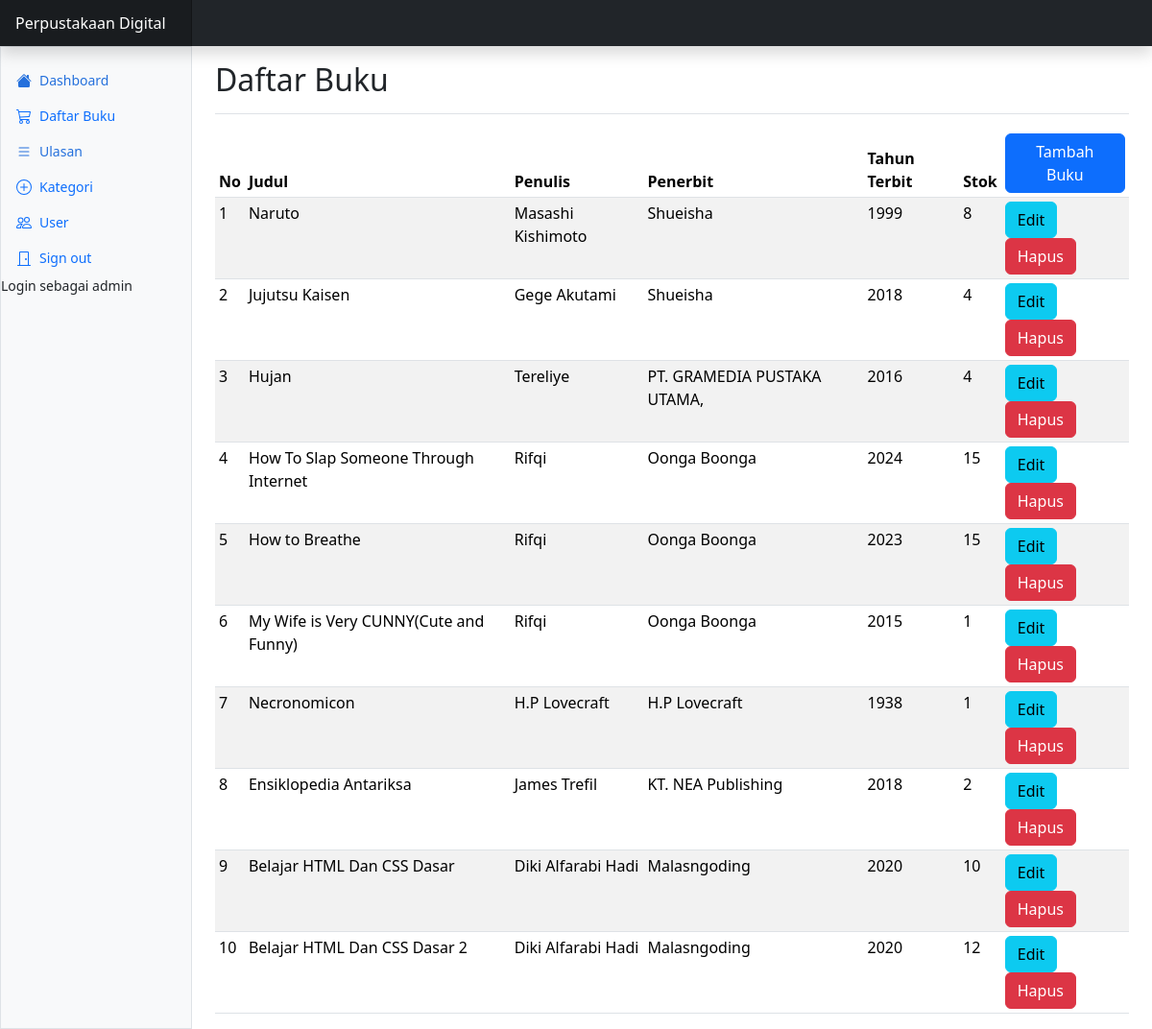
The page /d_buku.php (signed in) on the database its author committed.
### tables this page shows
CREATE TABLE `buku` (
  `bukuID` int(11) NOT NULL,
  `kategoriID` int(11) NOT NULL,
  `foto` varchar(255) NOT NULL,
  `judul` varchar(255) NOT NULL,
  `penulis` varchar(255) NOT NULL,
  `penerbit` varchar(255) NOT NULL,
  `tahun_terbit` int(11) NOT NULL,
  `sinopsis` varchar(255) NOT NULL,
  `stok` int(20) NOT NULL
);

### d_buku.php (the view, shortened to what this page needs)
<?php
include "koneksi.php";
$login =isset( $_SESSION ['login']);
if ($login == 1) {
?>
<!DOCTYPE html>
<html>
<head>
</head>
<link rel="stylesheet" href="https://cdn.jsdelivr.net/npm/@docsearch/css@3">
<link href="assets/css/bootstrap.min.css" rel="stylesheet">
<link rel="stylesheet" href="assets/css/dashboard.css">
<body>
<header class="navbar sticky-top bg-dark flex-md-nowrap p-0 shadow" data-bs-theme="dark">
  <a class="navbar-brand col-md-3 col-lg-2 me-0 px-3 fs-6 text-white" href="index.php">Perpustakaan Digital</a>
</header>
<div class="container-fluid">
    <div class="row">
    <div class="sidebar border border-right col-md-3 col-lg-2 p-0 bg-body-tertiary">
      <div class="offcanvas-md offcanvas-end bg-body-tertiary" tabindex="-1" id="sidebarMenu" aria-labelledby="sidebarMenuLabel">
        <div class="offcanvas-body d-md-flex flex-column p-0 pt-lg-3 overflow-y-auto">
          <ul class="nav flex-column">
            <li class="nav-item">
              <a class="nav-link d-flex align-items-center gap-2 active" aria-current="page" href="index.php">
                <svg class="bi"><use xlink:href="#house-fill"/></svg>
                Dashboard
              </a>
            </li>
            <li class="nav-item">
              <a class="nav-link d-flex align-items-center gap-2" href="d_buku.php">
                <svg class="bi"><use xlink:href="#cart"/></svg>
                Daftar Buku
              </a>
            </li>
            <li class="nav-item">
              <a class="nav-link d-flex align-items-center gap-2 active" aria-current="page" href="ulasan.php">
                <svg class="bi"><use xlink:href="#list"/></svg>
                Ulasan
              </a>
            </li>
            <?php
              if($_SESSION ['level'] != 'pengguna'){
            ?>
          </ul>
          <?php
              if($_SESSION ['level'] == 'admin'){
            ?>
          <ul class="nav flex-column mb-auto">
          <li class="nav-item">
              <a class="nav-link d-flex align-items-center gap-2" href="d_kategori.php">
                <svg class="bi"><use xlink:href="#plus-circle"/></svg>
                Kategori
              </a>
            </li>
            <?php
              }
            ?>
          <ul class="nav flex-column mb-auto">
            <li class="nav-item">
              <a class="nav-link d-flex align-items-center gap-2" href="d_user.php">
                <svg class="bi"><use xlink:href="#people"/></svg>
                User
              </a>
            </li>
            <?Php
              }
              ?>
            <li class="nav-item">
              <a class="nav-link d-flex align-items-center gap-2" href="logout.php">
                <svg class="bi"><use xlink:href="#door-closed"/></svg>
                Sign out
              </a>
            </li>
          </ul>
        </div>
      </div>
      <div class="sb-sidenav-footer">
          <div class="small">Login sebagai <?php echo $_SESSION['username']?></div>
      </div>
    </div>
    <main class="col-md-9 ms-sm-auto col-lg-10 px-md-4">
    <div class="d-flex justify-content-between flex-wrap flex-md-nowrap align-items-center pt-3 pb-2 mb-3 border-bottom">
        <h1 class="h2">Daftar Buku</h1>
      </div>
        <table class = "table table-striped table-sm">
            <thead>
                <tr><?php
              if($_SESSION ['level'] != 'pengguna'){
            ?>
                    <th>No</th>
                    <th>Judul</th>
                    <th>Penulis</th>
                    <th>Penerbit</th>
                    <th>Tahun Terbit</th>
                    <th>Stok</th>
                    <th><a href="tambah.php" class="btn btn-primary">Tambah Buku</a></th>
        <?Php
        }else{
        }
      ?>
      <?php
              $query = mysqli_query ($koneksi, "SELECT * FROM buku");
              while($data = mysqli_fetch_array($query)){
            ?>
                </tr>
            </thead>
            <tbody>
            <?php
              if($_SESSION ['level'] != 'pengguna'){
            ?>
                <?php
                    $query = mysqli_query ($koneksi, "SELECT * FROM buku");
                    $no=0;
                    while($data = mysqli_fetch_array($query)){
                    $no++
                ?>
                <tr>
                    <td><?php echo $no ?>
                    <td><?php echo $data['judul'] ?></td>
                    <td><?php echo $data['penulis'] ?></td>
                    <td><?php echo $data['penerbit'] ?></td>
                    <td><?php echo $data['tahun_terbit'] ?></td>
                    <td><?php echo $data['stok'] ?></td>
                    <td><a href="edit.php?bukuID=<?php echo $data['bukuID'];?>" class="btn btn-info">Edit</a>
<a href="hapus.php?bukuID=<?php echo $data['bukuID'];?>" onClick =  "return confirm ('Yakin Ingin Hapus Buku?')" class="btn btn-danger">Hapus</a></td>
                </tr>
                <?php
                    }
                ?>
                <?php
              }
                ?>
            </tbody>
        </table>
        <?php
         }
      ?>
        </main>
    </div>
    </div>
</body>
</html>
<?php
} else {
       include "login.php";
}

### assets/css/dashboard.css (style rules this page uses)
.bi { display: inline-block; width: 1rem; height: 1rem; }
.sidebar .nav-link { font-size: .875rem; font-weight: 500; }
.sidebar .nav-link.active { color: #2470dc; }
.navbar-brand { padding-top: .75rem; padding-bottom: .75rem; background-color: rgba(0, 0, 0, .25); box-shadow: inset -1px 0 0 rgba(0, 0, 0, .25); }

### d_buku.php (style rules this page uses)
a { text-decoration: none; color: black; }
.bi { vertical-align: -.125em; fill: currentColor; }

### rows shown on the page
buku: judul "Naruto", penulis "Masashi Kishimoto", penerbit "Shueisha", tahun_terbit "1999", stok "8"
buku: judul "Jujutsu Kaisen", penulis "Gege Akutami", penerbit "Shueisha", tahun_terbit "2018", stok "4"
buku: judul "Hujan", penulis "Tereliye", penerbit "PT. GRAMEDIA PUSTAKA UTAMA,", tahun_terbit "2016", stok "4"
buku: judul "How To Slap Someone Through Internet", penulis "Rifqi", penerbit "Oonga Boonga", tahun_terbit "2024", stok "15"
buku: judul "How to Breathe", penulis "Rifqi", penerbit "Oonga Boonga", tahun_terbit "2023", stok "15"
buku: judul "My Wife is Very CUNNY(Cute and Funny)", penulis "Rifqi", penerbit "Oonga Boonga", tahun_terbit "2015", stok "1"
buku: judul "Necronomicon", penulis "H.P Lovecraft", penerbit "H.P Lovecraft", tahun_terbit "1938", stok "1"
buku: judul "Ensiklopedia Antariksa", penulis "James Trefil", penerbit "KT. NEA Publishing", tahun_terbit "2018", stok "2"
buku: judul "Belajar HTML Dan CSS Dasar", penulis "Diki Alfarabi Hadi", penerbit "Malasngoding", tahun_terbit "2020", stok "10"
buku: judul "Belajar HTML Dan CSS Dasar 2", penulis "Diki Alfarabi Hadi", penerbit "Malasngoding", tahun_terbit "2020", stok "12"

### other values the page prints
$_SESSION['username'] "admin"
